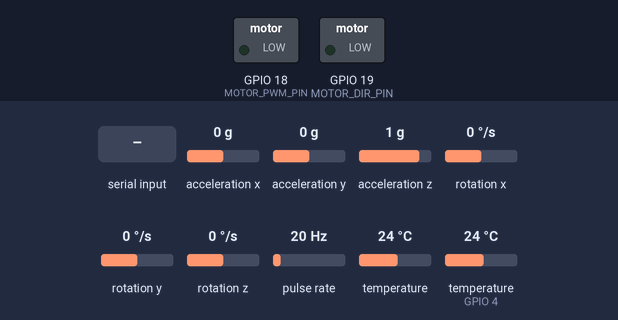
A sketch run on a simulated ESP32. Parts: switched loads named in the sketch (green lamp = pin HIGH). Wiring (inferred from the names in the program): pulse sensor: data GPIO 2. The test bench sets the inputs (shaded band); at power-on: acceleration x 0 g, acceleration y 0 g, acceleration z 1 g, rotation x 0 °/s, rotation y 0 °/s, rotation z 0 °/s, pulse rate 20 Hz, temperature 24 °C, temperature (sensor on GPIO 4) 24 °C. What the sketch prints to the serial monitor is not drawn.

Above: at 1.7 s.
1.8 s: "START\n" received over Serial
At 2.9 s:
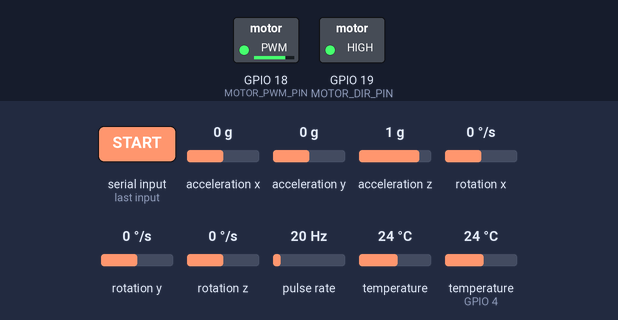
3.6 s: "SPEED:\n" received over Serial
At 4.1 s:
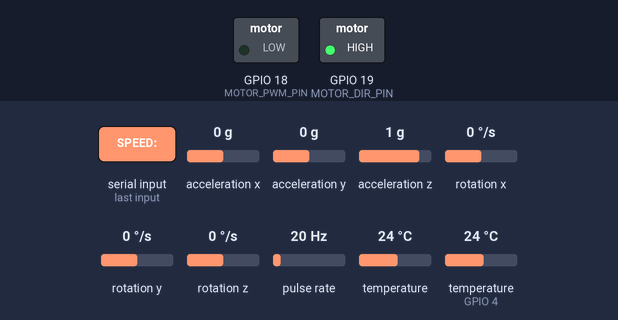
5.2 s: "SPEED:90\n" received over Serial
At 6.6 s:
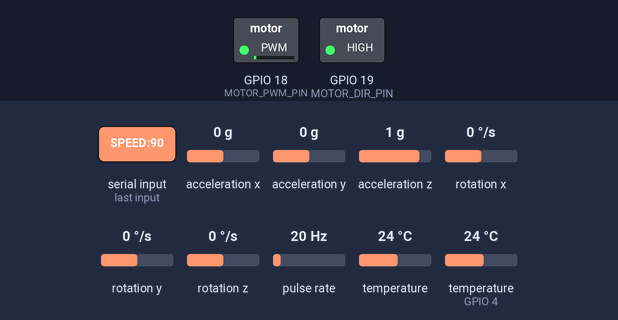
6.9 s: "SPEED:,45\n" received over Serial
At 7.8 s:
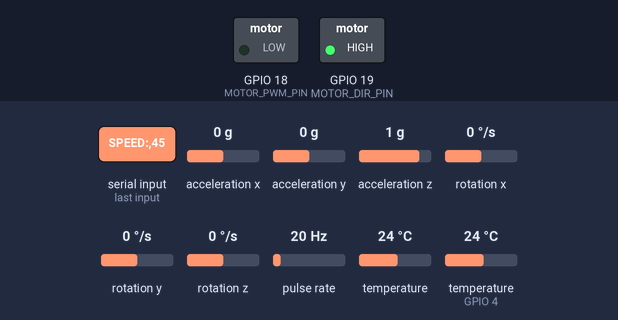
Timing chart, 0 to 9.5 s (numbered marks = the images above; inputs shaded):
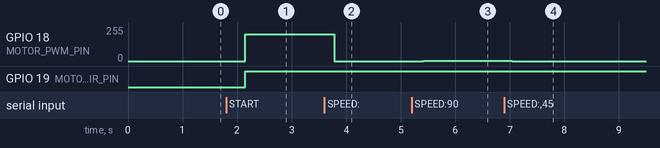

Measured:
- after the input at 1.8 s, GPIO 18 (MOTOR_PWM_PIN): 0/255 → 199/255 after 0.35 s; GPIO 19 (MOTOR_DIR_PIN): LOW → HIGH after 0.35 s
- after the input at 3.6 s, GPIO 18 (MOTOR_PWM_PIN): 199/255 → 0/255 after 0.18 s
- after the input at 5.2 s, GPIO 18 (MOTOR_PWM_PIN): 0/255 → 1/255 after 0.22 s
- after the input at 6.9 s, GPIO 18 (MOTOR_PWM_PIN): 1/255 → 0/255 after 0.15 s

The sketch:

esp32_motor_monitoring.ino
```cpp
/*
 * ESP32 Motor Condition Monitoring & Emergency Thermal Cutoff Firmware
 * Hardware Pins:
 * - MPU6050 (I2C): SDA = GPIO 21, SCL = GPIO 22
 * - DS18B20 Temp Probe: OneWire Data = GPIO 4
 * - Optical Speed Sensor (RPM): Interrupt Pin = GPIO 2
 * - Motor Driver (L298N / BTS7960 PWM): PWM = GPIO 18, DIR = GPIO 19
 */

#include <Arduino.h>
#include <Wire.h>
#include <OneWire.h>
#include <DallasTemperature.h>
#include <Adafruit_MPU6050.h>
#include <Adafruit_Sensor.h>

// --- Pin Definitions ---
#define ONE_WIRE_BUS 4
#define RPM_SENSOR_PIN 2
#define MOTOR_PWM_PIN 18
#define MOTOR_DIR_PIN 19

// --- PWM Settings ---
#define PWM_FREQ 5000
#define PWM_CHANNEL 0
#define PWM_RESOLUTION 8

// --- Global Objects ---
Adafruit_MPU6050 mpu;
OneWire oneWire(ONE_WIRE_BUS);
DallasTemperature sensors(&oneWire);

// --- Tachometer Variables ---
volatile unsigned long pulseCount = 0;
unsigned long lastRpmTime = 0;
float currentRpm = 0.0;

bool isMotorActive = false;

// Interrupt Service Routine for RPM pulses
void IRAM_ATTR countPulse() {
    pulseCount++;
}

void stopMotor() {
    isMotorActive = false;
    ledcWrite(PWM_CHANNEL, 0);
    digitalWrite(MOTOR_DIR_PIN, LOW);
    Serial.println("🛑 MOTOR STOPPED EMERGENCY");
}

void startMotor(int speedPwm = 200) {
    isMotorActive = true;
    digitalWrite(MOTOR_DIR_PIN, HIGH);
    ledcWrite(PWM_CHANNEL, constrain(speedPwm, 0, 255));
    Serial.println("⚡ MOTOR STARTED");
}

void setup() {
    Serial.begin(115200);
    delay(500);

    // Initialize Motor Control Pins
    pinMode(MOTOR_DIR_PIN, OUTPUT);
    digitalWrite(MOTOR_DIR_PIN, LOW);

    ledcSetup(PWM_CHANNEL, PWM_FREQ, PWM_RESOLUTION);
    ledcAttachPin(MOTOR_PWM_PIN, PWM_CHANNEL);
    ledcWrite(PWM_CHANNEL, 0);

    // Initialize MPU6050
    Wire.begin(21, 22);
    if (!mpu.begin()) {
        Serial.println("⚠️ MPU6050 Sensor not detected");
    } else {
        mpu.setAccelerometerRange(MPU6050_RANGE_8_G);
        mpu.setFilterBandwidth(MPU6050_BAND_21_HZ);
    }

    // Initialize DS18B20 Temperature Sensor
    sensors.begin();

    // Initialize Optical RPM Interrupt
    pinMode(RPM_SENSOR_PIN, INPUT_PULLUP);
    attachInterrupt(digitalPinToInterrupt(RPM_SENSOR_PIN), countPulse, RISING);

    lastRpmTime = millis();
}

void loop() {
    // 1. Process Incoming Serial Commands
    if (Serial.available() > 0) {
        String inputCmd = Serial.readStringUntil('\n');
        inputCmd.trim();
        inputCmd.toUpperCase();

        if (inputCmd == "STOP") {
            stopMotor();
        } else if (inputCmd == "START") {
            startMotor(200);
        } else if (inputCmd.startsWith("SPEED:")) {
            int targetRpm = inputCmd.substring(6).toInt();
            int mappedPwm = map(targetRpm, 0, 18000, 0, 255);
            startMotor(mappedPwm);
        }
    }

    // 2. Calculate RPM Speed every 500 ms
    unsigned long now = millis();
    if (now - lastRpmTime >= 500) {
        detachInterrupt(digitalPinToInterrupt(RPM_SENSOR_PIN));
        unsigned long pulses = pulseCount;
        pulseCount = 0;
        attachInterrupt(digitalPinToInterrupt(RPM_SENSOR_PIN), countPulse, RISING);

        // RPM calculation: (pulses / 1 blade per rev) * (60000ms / elapsed_ms)
        currentRpm = (float)pulses * (60000.0 / (now - lastRpmTime));
        lastRpmTime = now;
    }

    // 3. Read Accelerometer & Temperature
    sensors.requestTemperatures();
    float currentTemp = sensors.getTempCByIndex(0);
    if (currentTemp < -50 || currentTemp > 125) currentTemp = 36.5;

    sensors_event_t a, g, temp_event;
    mpu.getEvent(&a, &g, &temp_event);

    float ax = a.acceleration.x / 9.81; // Convert m/s^2 to g
    float ay = a.acceleration.y / 9.81;
    float az = a.acceleration.z / 9.81;

    // Emergency Thermal Hardware Cutoff (Automatic Safety Shutoff above 55°C)
    if (currentTemp >= 55.0 && isMotorActive) {
        stopMotor();
        Serial.println("🔥 EMERGENCY AUTOMATIC THERMAL CUTOFF: TEMP EXCEEDED 55°C!");
    }

    // 4. Send CSV Telemetry Packet to Web API
    // Format: accel_x,accel_y,accel_z,rpm,temp
    Serial.printf("%.4f,%.4f,%.4f,%.1f,%.2f\n", ax, ay, az, currentRpm, currentTemp);

    delay(50);
}
```
